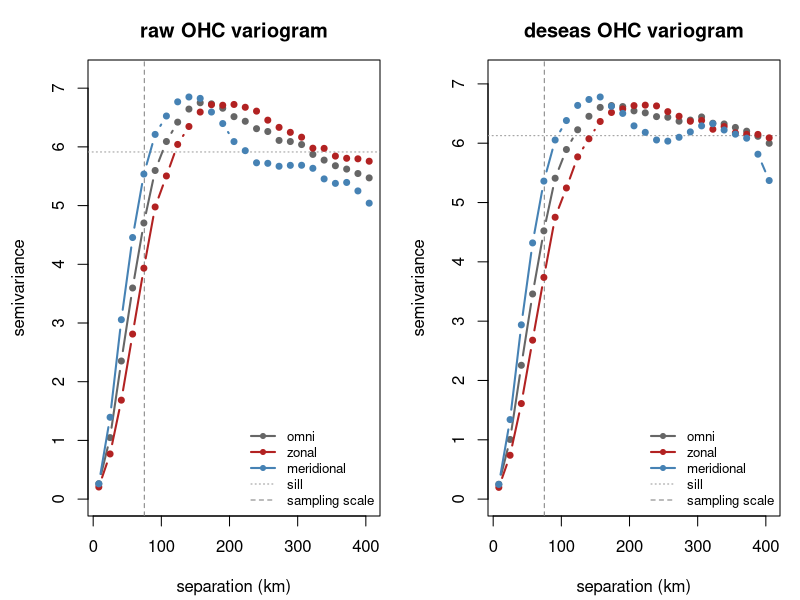

Write R code to recreate this figure.
## =====================================================================
## variogram.R -- OHC spatial (directional) and temporal decorrelation
##   scales from GLORYS, to set grid resolution and check whether the
##   within-cell residual can be made small at the achievable cell size.
##
##   Outputs, for BOTH estimands (raw OHC, deseasonalized OHC):
##     * directional spatial variograms (omni / zonal / meridional)
##     * decorrelation ranges via empirical 1/e crossing AND exp fit
##     * temporal decorrelation (e-folding) of the regional-mean series
##     * verdict: is the SHORT (meridional) range >= the sampling scale?
##       (the ordering that makes sigma_Y^perp small at the operating cell)
##
##   Parameterized on (box, analysis, clim); base R only.
##   INPUT: data.frame `glorys` with lon, lat, date (Date), ohc.
## =====================================================================

default_config <- function() list(
  box      = list(lon = c(-68, -62), lat = c(36, 40)),
  analysis = as.Date(c("2020-01-01", "2022-12-31")),
  clim     = as.Date(c("2020-01-01", "2022-12-31")),
  sampling_scale_km = 75,     # from float count: sqrt(|A| / n_floats)
  n_sub    = 400,             # points subsampled per snapshot
  n_bins   = 25,
  snap_stride = 9,            # use every k-th snapshot (speed)
  max_lag_days = 220,
  seed     = 1
)

## ------------------------- helpers ----------------------------------
EARTH_KM <- 6371
area_weight <- function(lat) cos(lat * pi / 180)

filter_domain <- function(dt, box, period) {
  keep <- dt$lon >= box$lon[1] & dt$lon <= box$lon[2] &
          dt$lat >= box$lat[1] & dt$lat <= box$lat[2] &
          dt$date >= period[1] & dt$date <= period[2]
  dt[keep, , drop = FALSE]
}
build_climatology <- function(dt) {
  ulon <- sort(unique(dt$lon)); ulat <- sort(unique(dt$lat))
  nlon <- length(ulon); nlat <- length(ulat)
  keyfun <- function(lon, lat, date) {
    (as.integer(format(date,"%m"))-1L)*nlon*nlat +
      (match(lat,ulat)-1L)*nlon + match(lon,ulon)
  }
  list(clim = tapply(dt$ohc, keyfun(dt$lon,dt$lat,dt$date), mean), keyfun = keyfun)
}
deseasonalize <- function(dt, clim) {
  dt$ohc <- dt$ohc - clim$clim[as.character(clim$keyfun(dt$lon,dt$lat,dt$date))]
  dt
}
collapse_space <- function(dt) {
  w <- area_weight(dt$lat); g <- as.character(dt$date)
  data.frame(date = as.Date(rownames(rowsum(w, g))),
             ybar = as.numeric(rowsum(w*dt$ohc, g) / rowsum(w, g)), row.names = NULL)
}
project_km <- function(lon, lat, lon0, lat0)
  list(x = EARTH_KM*cos(lat0*pi/180)*(lon-lon0)*pi/180,
       y = EARTH_KM*(lat-lat0)*pi/180)

## ---- directional spatial variogram, pooled over snapshots ----------
spatial_variogram <- function(dt, box, detrend = c("plane","mean"),
                              n_sub = 400, n_bins = 25, max_dist_km = NULL,
                              snap_stride = NULL, seed = 1) {
  detrend <- match.arg(detrend); set.seed(seed)
  lon0 <- mean(box$lon); lat0 <- mean(box$lat)
  if (is.null(max_dist_km)) {
    wx <- EARTH_KM*cos(lat0*pi/180)*diff(box$lon)*pi/180
    wy <- EARTH_KM*diff(box$lat)*pi/180
    max_dist_km <- 0.6*sqrt(wx^2 + wy^2)
  }
  breaks <- seq(0, max_dist_km, length.out = n_bins + 1)
  mids   <- (breaks[-1] + breaks[-(n_bins+1)]) / 2
  dirs   <- c("omni","zonal","merid")
  sum_g  <- cnt_g <- matrix(0, n_bins, 3, dimnames = list(NULL, dirs))
  sill_acc <- numeric(0)
  snaps <- sort(unique(dt$date))
  if (!is.null(snap_stride)) snaps <- snaps[seq(1, length(snaps), by = snap_stride)]
  for (dd in as.character(snaps)) {
    sub <- dt[as.character(dt$date) == dd, ]
    z <- sub$ohc; lon <- sub$lon; lat <- sub$lat
    z <- if (detrend == "mean") z - mean(z) else residuals(lm(z ~ lon + lat))
    sill_acc <- c(sill_acc, mean(z^2))
    if (length(z) > n_sub) { i <- sample.int(length(z), n_sub); z<-z[i]; lon<-lon[i]; lat<-lat[i] }
    p <- project_km(lon, lat, lon0, lat0)
    dx <- outer(p$x, p$x, "-"); dy <- outer(p$y, p$y, "-")
    d  <- sqrt(dx^2 + dy^2); g <- 0.5 * outer(z, z, "-")^2
    lt <- lower.tri(d)
    dv <- d[lt]; gv <- g[lt]
    ang <- atan2(abs(dy[lt]), abs(dx[lt])) * 180/pi         # 0 (E-W) .. 90 (N-S)
    keep <- dv > 0 & dv <= max_dist_km
    dv <- dv[keep]; gv <- gv[keep]; ang <- ang[keep]
    bin <- findInterval(dv, breaks, rightmost.closed = TRUE)
    for (k in 1:3) {
      sel <- switch(k, rep(TRUE, length(dv)), ang < 30, ang > 60)
      if (!any(sel)) next
      sg <- tapply(gv[sel], bin[sel], sum); cg <- tapply(gv[sel], bin[sel], length)
      bi <- as.integer(names(sg))
      sum_g[bi,k] <- sum_g[bi,k] + sg; cnt_g[bi,k] <- cnt_g[bi,k] + cg
    }
  }
  gamma <- sum_g / cnt_g
  data.frame(dist_km = mids,
             gamma_omni = gamma[,1],  n_omni = cnt_g[,1],
             gamma_zonal= gamma[,2],  n_zonal= cnt_g[,2],
             gamma_merid= gamma[,3],  n_merid= cnt_g[,3],
             sill = mean(sill_acc, na.rm = TRUE))
}

## ---- range extraction: empirical 1/e + exponential fit -------------
fit_range <- function(dist_km, gamma, npair, sill) {
  ok <- is.finite(gamma) & npair > 0
  h <- dist_km[ok]; g <- gamma[ok]; w <- npair[ok]
  thr <- (1 - 1/exp(1)) * sill
  emp <- NA_real_
  ab <- which(g >= thr)
  if (length(ab)) emp <- if (ab[1] == 1) h[1] else
    approx(g[c(ab[1]-1, ab[1])], h[c(ab[1]-1, ab[1])], xout = thr)$y
  a_fit <- NA_real_
  fit <- tryCatch(nls(g ~ nug + (ps - nug)*(1 - exp(-h/a)),
                      start = list(nug = 0, ps = sill, a = max(h)/3),
                      weights = w, algorithm = "port",
                      lower = c(0, 0, 1), upper = c(sill, 2*sill, max(h))),
                  error = function(e) NULL)
  if (!is.null(fit)) a_fit <- unname(coef(fit)["a"])
  c(range_1e = emp, range_exp = a_fit)
}

## ---- temporal decorrelation of the regional-mean series ------------
temporal_acf <- function(series, max_lag_days = 220) {
  y <- series$ybar
  step <- as.numeric(median(diff(series$date)))
  a <- acf(y, lag.max = ceiling(max_lag_days/step), plot = FALSE)$acf[,1,1]
  lags <- (0:(length(a)-1)) * step; thr <- 1/exp(1)
  bl <- which(a < thr)
  ef <- if (length(bl) && bl[1] > 1)
    approx(a[c(bl[1]-1, bl[1])], lags[c(bl[1]-1, bl[1])], xout = thr)$y else NA_real_
  list(lag_days = lags, acf = a, efold_days = ef)
}

## ------------------------- driver -----------------------------------
run_variogram_analysis <- function(glorys, config = default_config()) {
  box <- config$box
  ana  <- filter_domain(glorys, box, config$analysis)
  clim <- build_climatology(filter_domain(glorys, box, config$clim))
  ana_ds <- deseasonalize(ana, clim)
  vg_raw <- spatial_variogram(ana,    box, "plane", config$n_sub, config$n_bins,
                              snap_stride = config$snap_stride, seed = config$seed)
  vg_ds  <- spatial_variogram(ana_ds, box, "mean",  config$n_sub, config$n_bins,
                              snap_stride = config$snap_stride, seed = config$seed)
  rng <- function(vg, field) do.call(rbind, lapply(c("omni","zonal","merid"), function(dir) {
    r <- fit_range(vg$dist_km, vg[[paste0("gamma_",dir)]], vg[[paste0("n_",dir)]], vg$sill[1])
    data.frame(field = field, direction = dir, sill = round(vg$sill[1],3),
               range_1e_km = round(r["range_1e"],1), range_exp_km = round(r["range_exp"],1),
               row.names = NULL)
  }))
  ranges <- rbind(rng(vg_raw,"raw"), rng(vg_ds,"deseas"))
  tac <- temporal_acf(collapse_space(ana_ds), config$max_lag_days)
  list(vg_raw = vg_raw, vg_ds = vg_ds, ranges = ranges, temporal = tac, config = config)
}

report_verdict <- function(res) {
  ss <- res$config$sampling_scale_km
  cat(sprintf("\nSampling scale (float-count floor): %.0f km\n", ss))
  for (fld in c("raw","deseas")) {
    m <- res$ranges[res$ranges$field==fld & res$ranges$direction=="merid", ]
    short <- suppressWarnings(min(m$range_1e_km, m$range_exp_km, na.rm=TRUE))
    verdict <- if (!is.finite(short)) "indeterminate (no clean range)" else
      if (short >= ss) "OK: cells at sampling scale sit within a decorrelation length -> sigma_Y^perp small" else
      "CONCERN: short scale < sampling scale -> bias-relevant structure unresolved; residual not automatically negligible"
    cat(sprintf("  [%s] meridional (short) range ~ %.0f km  ->  %s\n", fld, short, verdict))
  }
  cat(sprintf("\nTemporal decorrelation (deseasonalized regional mean): e-fold ~ %.0f days\n",
              res$temporal$efold_days))
}

plot_variograms <- function(res) {
  op <- par(mfrow=c(1,2), mar=c(4.2,4.4,3,1)); on.exit(par(op))
  for (fld in c("raw","deseas")) {
    vg <- if (fld=="raw") res$vg_raw else res$vg_ds
    cols <- c(omni="grey40", zonal="firebrick", merid="steelblue")
    plot(vg$dist_km, vg$gamma_omni, type="n",
         ylim=c(0, max(vg[,c("gamma_omni","gamma_zonal","gamma_merid")],na.rm=TRUE)*1.05),
         xlab="separation (km)", ylab="semivariance",
         main=sprintf("%s OHC variogram", fld))
    abline(h=vg$sill[1], lty=3, col="grey60")
    abline(v=res$config$sampling_scale_km, lty=2, col="grey50")
    for (dir in c("omni","zonal","merid")) {
      lines(vg$dist_km, vg[[paste0("gamma_",dir)]], col=cols[dir], lwd=2, type="b", pch=20)
    }
    legend("bottomright", c("omni","zonal","meridional","sill","sampling scale"),
           col=c(cols,"grey60","grey50"), lwd=c(2,2,2,1,1), lty=c(1,1,1,3,2),
           pch=c(20,20,20,NA,NA), bty="n", cex=0.8)
  }
}

## ========================= SELF-TEST ================================
if (!exists("RUN_SELFTEST")) RUN_SELFTEST <- TRUE
if (RUN_SELFTEST) {
  set.seed(1)
  box <- list(lon = c(-68,-62), lat = c(36,40))
  lonv <- seq(box$lon[1], box$lon[2], by=1/12); nlon <- length(lonv)
  latv <- seq(box$lat[1], box$lat[2], by=1/12); nlat <- length(latv)
  grid <- expand.grid(lon=lonv, lat=latv, KEEP.OUT.ATTRS=FALSE)
  front <- 70 + 5*(38-grid$lat) + 2*((-65)-grid$lon)      # anisotropic front (stronger in lat)
  dates <- seq(as.Date("2020-01-01"), as.Date("2022-12-31"), by=3)
  ## anisotropic mesoscale via separable Gaussian-smoothed white noise
  gk <- function(s){ r<-max(1,ceiling(3*s)); k<-dnorm((-r):r,0,s); k/sum(k) }
  gsmooth <- function(M, sx, sy) {
    M <- apply(M, 2, function(col) as.numeric(stats::filter(col, gk(sx), circular=TRUE)))
    t(apply(M, 1, function(row) as.numeric(stats::filter(row, gk(sy), circular=TRUE))))
  }
  rows <- lapply(dates, function(d) {
    doy <- as.integer(format(d,"%j")); k <- as.numeric(d - as.Date("2020-01-01"))
    seas <- 8*cos(2*pi*doy/365 - 0.4)
    edd <- gsmooth(matrix(rnorm(nlon*nlat), nlon, nlat), sx=6, sy=3)  # ~54 km zonal, ~27 km merid
    edd <- 2.5 * as.vector(edd) / sd(edd)
    data.frame(lon=grid$lon, lat=grid$lat, date=d,
               ohc = front + seas + 0.6*k/365.25 + edd + rnorm(nrow(grid),0,0.3))
  })
  glorys <- do.call(rbind, rows)
  cat(sprintf("synthetic GLORYS: %d rows; eddy built with sx=6 (~54km) sy=3 (~27km) cells\n",
              nrow(glorys)))

  res <- run_variogram_analysis(glorys, default_config())
  cat("\n== directional decorrelation ranges (km) ==\n")
  print(res$ranges, row.names = FALSE)
  report_verdict(res)
  png("variograms.png", width=1100, height=470, res=110); plot_variograms(res); dev.off()
  cat("\nSaved variograms.png\n")
}
